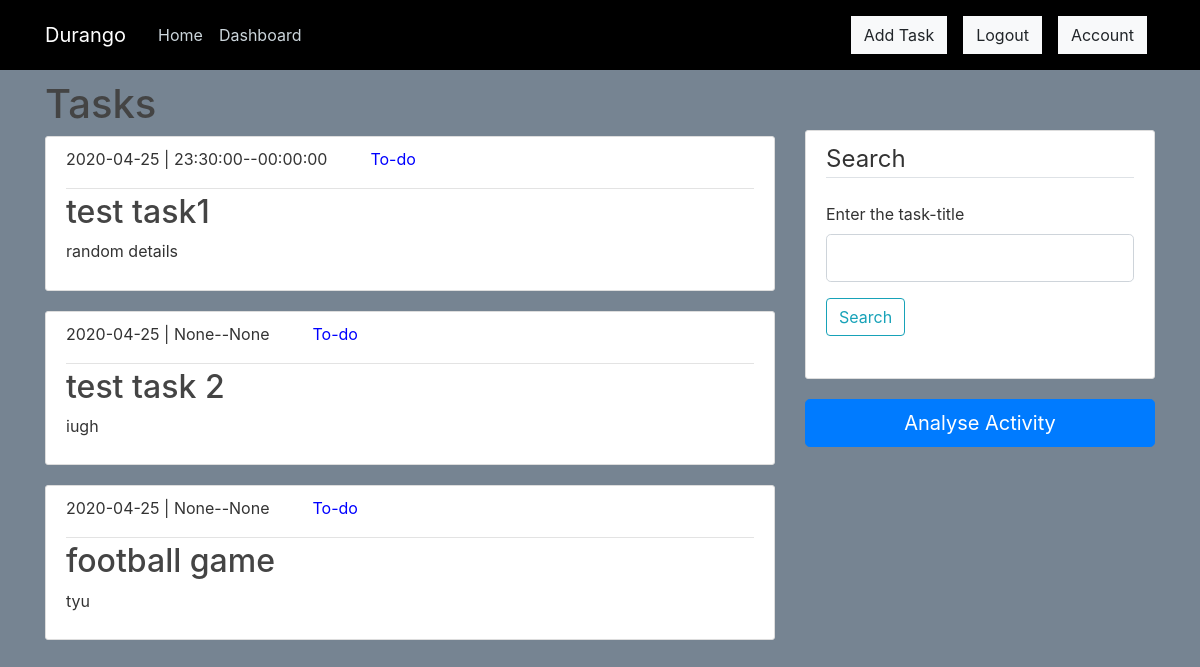
/dashboard (signed in), run on an earlier commit of the app's database.
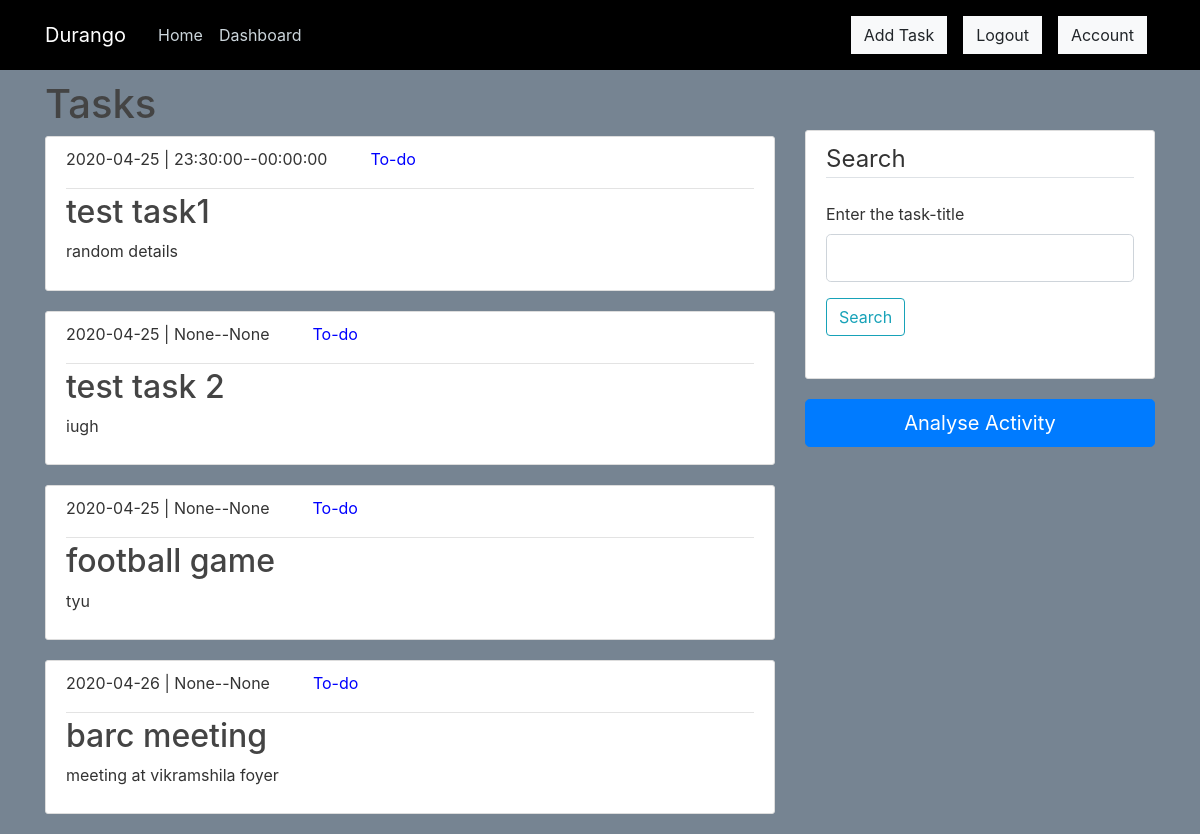
And on a later commit of the database.
### durango/models.py (models this page shows, shortened)
class Task(db.Model):
    id=db.Column(db.Integer,primary_key=True)
    title=db.Column(db.String(100), nullable=False)
    date=db.Column(db.Date(),nullable=False)
    starttime=db.Column(db.Time,nullable=True)
    endtime=db.Column(db.Time,nullable=True)
    remindtime=db.Column(db.Time,nullable=True)#remindtime
    details=db.Column(db.Text,nullable=True)
    status=db.Column(db.String(20),nullable=False)
    user_id=db.Column(db.Integer, db.ForeignKey('user.id'),nullable=False)

### durango/routes.py (the view, shortened to what this page needs)
@app.route("/dashboard", methods=['GET', 'POST'])
@login_required
def dashboard():
    tasks=Task.query.filter_by(user_id=current_user.id).all()
    form1=SearchForm()
    form2=SelectDate()
    if form2.validate_on_submit():
        return redirect(url_for('piechart',task_date=form2.date.data))
    return render_template('dashboard.html', title='Dashboard', tasks=tasks,form1=form1,form2=form2)

### durango/forms.py
class SearchForm(FlaskForm):
	search=StringField('Enter the task-title',validators=[DataRequired()])
	submit=SubmitField('Search')

class SelectDate(FlaskForm):
	date=DateField('Date',validators=[DataRequired()],format='%Y-%m-%d')
	submit=SubmitField('GO')

### durango/models.py (called while the page is built)
@login_manager.user_loader
def load_user(user_id):
    return User.query.get(int(user_id)) #getting user by id

### durango/templates/dashboard.html (shortened to what this page needs)
{% extends "layout.html"%}
{% block content %}
<h1> Tasks </h1>
  {% for task in tasks %}
  {%if current_user.id==task.user_id%}
    <article class="media content-section">
      <div class="media-body">
        <div class="article-metadata">
          <p class="mr-2 ">{{ task.date }}  | {{ task.starttime }}--{{task.endtime}} &nbsp;&nbsp;&nbsp;&nbsp;
            {%if task.status=='To-do' %}
          <span class="text-black ml-3" style="color: blue"> {{task.status}}
          </span>
          {%endif%}
        </p>
        </div>
        <h2><a class="article-title" href="{{url_for('task',task_id=task.id)}}">{{ task.title }}</a></h2>
        <p class="article-content">{{ task.details }}</p>
      </div>
    </article>
  {%endif%}
  {% endfor %}
</div>
<div class="col-md-4" style="margin-top: 50px">
<div class="content-section">
        <form method="POST" action="">
            <fieldset class="form-group">
                <legend class="border-bottom mb-4">Search</legend>
        <div class="form-group">
                    {{ form1.search.label(class="form-control-label") }}
                    {% if form1.search.errors %}
                        {{ form1.search(class="form-control form-control-lg is-invalid") }}
                        <div class="invalid-feedback">
                            {% for error in form.search.errors %}
                                <span>{{ error }}</span>
                            {% endfor %}
                        </div>
                    {% else %}
                        {{ form1.search(class="form-control form-control-lg") }}
                    {% endif %}
                </div>
                 <div class="form-group">
                {{ form1.submit(class="btn btn-outline-info") }}
            </div>
              </fieldset>
            </form>
          </div>
          <div class="article-title" ><button type="button" class="btn btn-primary btn-lg btn-block"  data-toggle="collapse" data-target="#collapse1">Analyse Activity</button>
{% endblock content%}

### durango/templates/layout.html (shortened to what this page needs)
<!DOCTYPE html>
<html>
<head>
    <link rel="stylesheet" href="https://stackpath.bootstrapcdn.com/bootstrap/4.1.3/css/bootstrap.min.css">
    <link rel="stylesheet" type="text/css"  href="{{url_for('static', filename='main.css')}}">
   <link rel="stylesheet" media="all" href="https://cdnjs.cloudflare.com/ajax/libs/authy-form-helpers/2.3/form.authy.min.css" data-turbolinks-track="reload" />
</head>
<body>
	<header class="site-header">
	  <nav class="navbar navbar-expand-md navbar-dark bg-steel fixed-top">
	    <div class="container">
	      <a class="navbar-brand mr-4 ml-20" href="/">Durango</a>
	      <div class="collapse navbar-collapse" id="navbarToggle">
	        <div class="navbar-nav mr-auto">
	          <a class="nav-item nav-link" href="/" onMouseOver="this.style.btn='white'">Home</a>
	          <a class="nav-item nav-link" href="/dashboard">Dashboard</a>
	        </div>
          <div class="navbar-nav">
          {%if current_user.is_authenticated%}
          <a class="nav-item nav-link" href="/task/new"><button type="button" class="btn btn-light"  style="border-radius: 0">Add Task</button></a>
          <a class="nav-item nav-link" href="/logout"><button type="button" class="btn btn-light"  style="border-radius: 0">Logout</button></a>
          <a class="nav-item nav-link" href="/account"><button type="button" class="btn btn-light"  style="border-radius: 0">Account</button></a>
          {%else%}
	        <a class="nav-item nav-link" href="/login"><button type="button" class="btn btn-light"  style="border-radius: 0">Login</button></a>
	        <a class="nav-item nav-link" href="/register"><button type="button" class="btn btn-light"  style="border-radius: 0">Register</button></a>
	         {%endif%}
          </div>
	      </div>
	    </div>
	  </nav>
	</header>
	<main role="main" class="container">
  <div class="row">
    <div class="col-md-8">
      {% block content %}{% endblock %}
      </div>
    </div>
</main>
</body>
</html>

### durango/static/main.css (style rules this page uses)
body { background: #768492; color: #333333; margin-top: 5rem; }
h1,h2, h3, h4, h5, h6 { color: #444444; }
.bg-steel { background-color: #000000; }
.site-header .navbar-nav .nav-link { color: #cbd5db; }
.content-section { background: #ffffff; padding: 10.1px 20px; border: 1px solid #dddddd; border-radius: 3px; margin-bottom: 20px; }
.article-title { color: #444444; }
.article-content { white-space: pre-line; }
.article-metadata { padding-bottom: 1px; margin-bottom: 4px; border-bottom: 1px solid #e3e3e3 }

What changed in the data, as far as the page shows it:
added Task: date "2020-04-26", starttime "None", endtime "None", status "To-do", title "barc meeting", details "meeting at vikramshila foyer"
